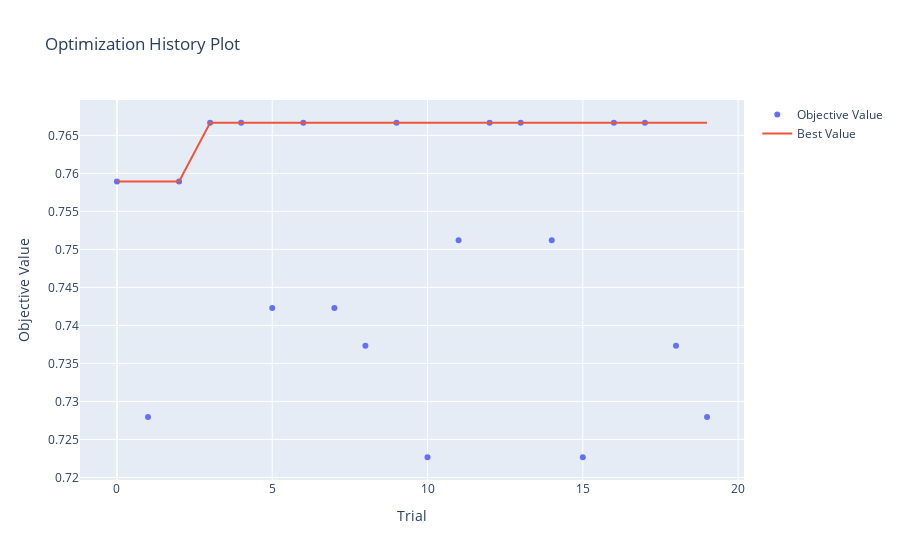

Notebook cell for this chart:
### Markdown cell above
### HYPERPARAMETER PROCESS VISUALIZATION

We can also visualize the optimization process using Optuna's built-in visualization functions. These functions use Plotly to create interactive plots that show various aspects of the optimization process

### Code cell
# Plot Hyperparameter visualization
ov.plot_optimization_history(study)

### Figure 1 — Plotly figure (JSON) as saved in the notebook; plotly's stock layout.template omitted (floating-point values rounded to 4 significant figures)
{"data": [{"mode": "markers", "name": "Objective Value", "type": "scatter", "x": [0, 1, 2, 3, 4, 5, 6, 7, 8, 9, 10, 11, 12, 13, 14, 15, 16, 17, 18, 19], "y": [0.7589, 0.7279, 0.7589, 0.7667, 0.7667, 0.7423, 0.7667, 0.7423, 0.7373, 0.7667, 0.7227, 0.7512, 0.7667, 0.7667, 0.7512, 0.7227, 0.7667, 0.7667, 0.7373, 0.7279]}, {"mode": "lines", "name": "Best Value", "type": "scatter", "x": [0, 1, 2, 3, 4, 5, 6, 7, 8, 9, 10, 11, 12, 13, 14, 15, 16, 17, 18, 19], "y": [0.7589, 0.7589, 0.7589, 0.7667, 0.7667, 0.7667, 0.7667, 0.7667, 0.7667, 0.7667, 0.7667, 0.7667, 0.7667, 0.7667, 0.7667, 0.7667, 0.7667, 0.7667, 0.7667, 0.7667]}, {"marker": {"color": "#cccccc"}, "mode": "markers", "name": "Infeasible Trial", "showlegend": false, "type": "scatter", "x": [], "y": []}], "layout": {"title": {"text": "Optimization History Plot"}, "xaxis": {"title": {"text": "Trial"}}, "yaxis": {"title": {"text": "Objective Value"}}}}
